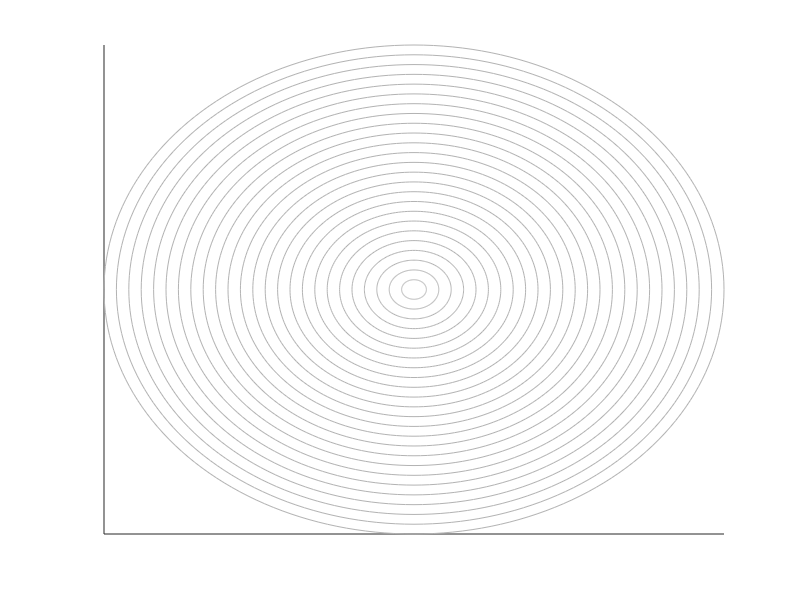

Write MATLAB code to recreate this figure.
% ring_for_model2B
figure(4)
tt = 0:2*pi/200:2*pi;

ztt = zeros(size(tt));

hold on
for rtt = 4:4:100
   plot3(rtt*cos(tt)+100,rtt*sin(tt)+100,ztt,...
       '-', 'Color', 0.7*[1 1 1], 'LineWidth',0.5) 
    
end
hold off
xticks([])
yticks([])
zticks([])